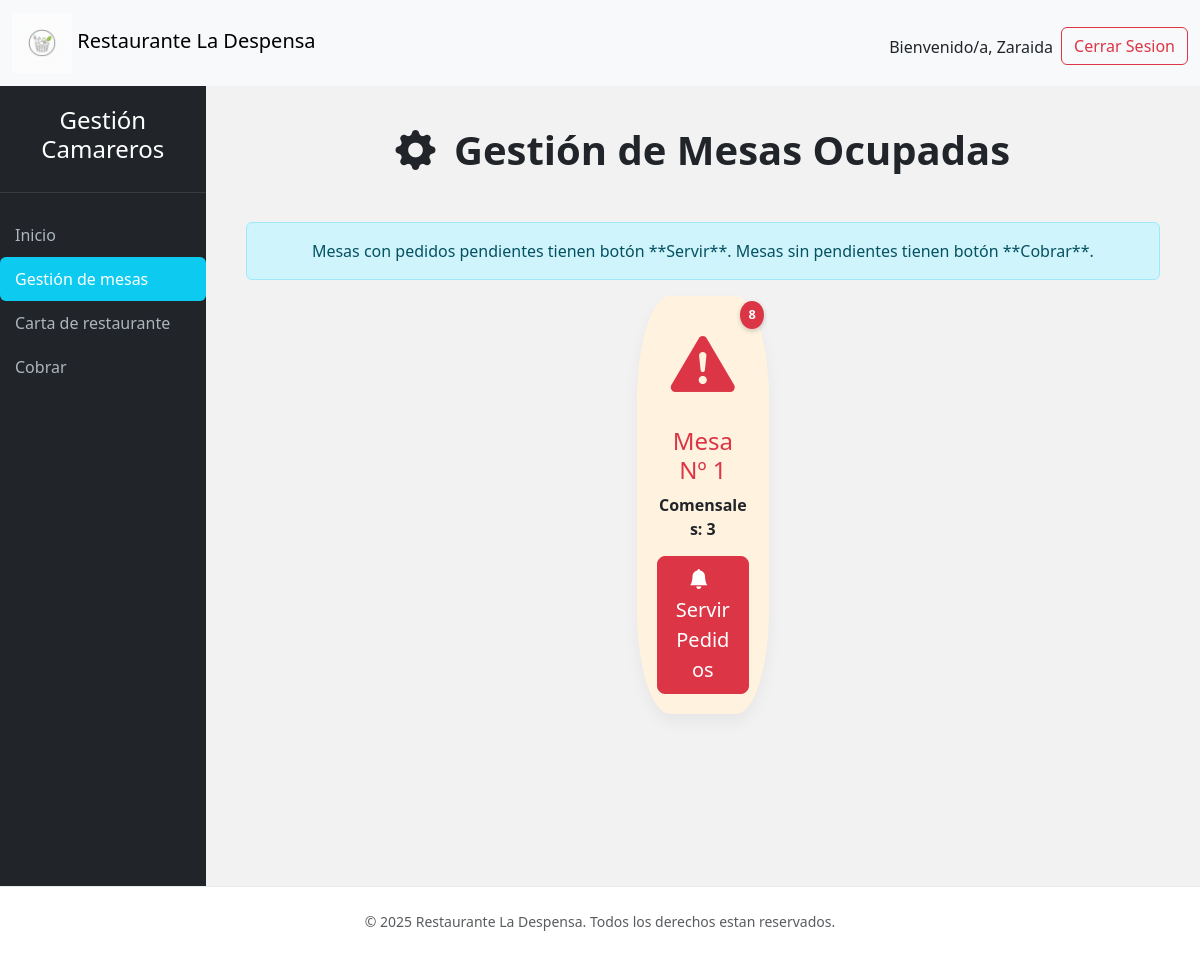
/camareros/gestionarmesas.php (signed in), run on the app's committed database.
### tables this page shows
CREATE TABLE `mesa` (
  `nmesa` int(11) NOT NULL,
  `estado` tinyint(1) NOT NULL
);

CREATE TABLE `reserva` (
  `dni` varchar(9) NOT NULL,
  `nmesa` int(11) NOT NULL,
  `fecha` timestamp NOT NULL DEFAULT current_timestamp() ON UPDATE current_timestamp(),
  `comensales` int(11) NOT NULL
);

### camareros/gestionarmesas.php (the view, shortened to what this page needs)
<?php
include("../conexion.php");
$consultamesa = "SELECT nmesa, estado FROM mesa WHERE estado = 1 ORDER BY nmesa";
$mesas = mysqli_query($conn, $consultamesa);
function get_comensales($conn, $mesa_id) {
    $mesa_id_segura = mysqli_real_escape_string($conn, $mesa_id);
    $query_comensales = "
        SELECT comensales
        FROM reserva
        WHERE nmesa = '$mesa_id_segura'
        ORDER BY fecha DESC
        LIMIT 1
    ";
    $result = mysqli_query($conn, $query_comensales);
    if ($result && $row = mysqli_fetch_assoc($result)) {
        return $row['comensales'];
    }
    return 'N/A';
}
function get_pending_orders_info($conn, $mesa_id) {
    $mesa_id_segura = mysqli_real_escape_string($conn, $mesa_id);
    $query_pedidos = "
        SELECT
            pp.idline,
            p.nombre,
            pp.cant,
            pp.comentario
        FROM
            pedido AS ped
        JOIN
            pedido_producto AS pp ON ped.idped = pp.idped
        JOIN
            producto AS p ON pp.idprod = p.idprod
        WHERE
            ped.nmesa = '$mesa_id_segura'
            AND pp.servido = 0
        ORDER BY pp.idline ASC
    ";
    $result = mysqli_query($conn, $query_pedidos);
    $items = [];
    $count = 0;
    if ($result) {
        $count = mysqli_num_rows($result);
        while ($row = mysqli_fetch_assoc($result)) {
            $items[] = [
                'id' => $row['idline'],
                'name' => $row['nombre'],
                'qty' => $row['cant'],
                'comment' => $row['comentario']
            ];
        }
    }
    return ['count' => $count, 'items' => $items];
}
$all_pending_orders = [];
$all_pending_idlines = [];
if ($mesas && mysqli_num_rows($mesas) > 0) {
    mysqli_data_seek($mesas, 0);
    while ($temp_mesa = mysqli_fetch_assoc($mesas)) {
        $mesa_id = $temp_mesa['nmesa'];
        $pedidos_info = get_pending_orders_info($conn, $mesa_id);
        $all_pending_orders[$mesa_id] = $pedidos_info['items'];
        $idlines_mesa = array_column($pedidos_info['items'], 'id');
        $all_pending_idlines[$mesa_id] = implode(',', $idlines_mesa);
    }
    mysqli_data_seek($mesas, 0);
}
?>
<!doctype html>
<html lang="es">
<head>
    <?php
    include("../head.php");
    ?>
</head>
<body>
    <?php
    include("../nav.php");
    ?>
    <div class="wrapper">
        <?php
        include("navbar.php");
        ?>
        <div id="content">
            <div class="container-fluid card-container">
                <h1 class="text-center mb-5 fw-bold text-dark">
                    <i class="bi bi-gear-fill me-2"></i> Gestión de Mesas Ocupadas
                </h1>
                <div class="alert alert-info text-center" role="alert">
                    Mesas con pedidos pendientes tienen botón **Servir**. Mesas sin pendientes tienen botón **Cobrar**.
                </div>
                <div class="row g-4 justify-content-center">
                    <?php
                    if ($mesas && mysqli_num_rows($mesas) > 0) {
                        mysqli_data_seek($mesas, 0);
                        while ($datosmesas = mysqli_fetch_assoc($mesas)) {
                            $nummesa = $datosmesas['nmesa'];
                            $comensales = get_comensales($conn, $nummesa);
                            $pedidos_pendientes = count($all_pending_orders[$nummesa] ?? []);
                            $clase_estado = '';
                            $icon_mesa = '';
                            $badge_contenido = '';
                            if ($pedidos_pendientes > 0) {
                                $clase_estado = 'mesa-pendiente-servir';
                                $icon_mesa = 'bi-exclamation-triangle-fill';
                                $modal_target = '#modalServir';
                                $texto_btn = 'Servir Pedidos';
                                $btn_clase = 'btn-danger';
                                $badge_contenido = '<span class="pending-badge">' . $pedidos_pendientes . '</span>';
                                $accion_contenido = '
                                    <button class="btn btn-lg ' . $btn_clase . '"
                                        data-bs-toggle="modal"
                                        data-bs-target="' . $modal_target . '"
                                        data-mesa-id="' . $nummesa . '"
                                        data-comensales="' . $comensales . '"
                                        data-idlines="' . ($all_pending_idlines[$nummesa] ?? '') . '">
                                        <i class="bi bi-bell-fill me-2"></i> ' . $texto_btn . '
                                    </button>';
                            }
                    ?>
                            <div class="col-6 col-sm-4 col-md-3 col-lg-2 d-flex justify-content-center">
                                <div class="card <?php echo $clase_estado; ?> position-relative">
                                    <?php echo $badge_contenido; ?>
                                    <i class="bi table-icon <?php echo $icon_mesa; ?>"></i>
                                    <h4 class="card-title mb-2">Mesa Nº <?php echo $nummesa; ?></h4>
                                    <p class="mb-0 fw-bold text-dark">Comensales: <?php echo $comensales; ?></p>
                                    <?php echo $accion_contenido; ?>
                                </div>
                            </div>
                    <?php
                        }
                    } else {
                        echo "<div class='col-12'><div class='alert alert-success text-center' role='alert'>🥳 **¡Genial!** No hay mesas ocupadas.</div></div>";
                    }
                    ?>
                </div>
            </div>
        </div>
    </div>
    <?php
    include("../footer.php");
    ?>
</body>
</html>

### styles.css (style rules this page uses)
body { display: flex; min-height: 100vh; flex-direction: column; background-color: #f8f9fa; background: linear-gradient(rgba(0, 0, 0, 0.05), rgba(0, 0, 0, 0.05)); margin: 0; }
.wrapper { display: flex; flex: 1; }
#content { width: 100%; padding: 20px; min-height: 100vh; transition: all 0.3s; }
.card { border: none; box-shadow: 0 0.5rem 1rem rgba(0, 0, 0, 0.05); margin-bottom: 1.5rem; }

### camareros/gestionarmesas.php (style rules this page uses)
.card-container { padding: 20px; }
.card { width: 100%; max-width: 350; padding: 20px; border-width: 3px; border-radius: 25%; text-align: center; transition: transform 0.3s, box-shadow 0.3s; }
.table-icon { font-size: 4rem; margin-bottom: 15px; }
.card-title { font-size: 1.5rem; margin-bottom: 10px; }
.card button { margin-top: 15px; width: 100%; }
.mesa-pendiente-servir { background-color: #fff3e0; border-color: #dc3545; }
.mesa-pendiente-servir .table-icon, .mesa-pendiente-servir .card-title { color: #dc3545; }
.pending-badge { position: absolute; top: 5px; right: 5px; padding: .35em .65em; border-radius: 50%; font-size: 0.8rem; font-weight: bold; background-color: #dc3545; color: white; box-shadow: 0 2px 5px rgba(0,0,0,0.2); z-index: 10; }

### data on the page
mesa: nmesa "8", nmesa "1", nmesa.comensales "3", nmesa "Servir Pedidos"

### other printed values
$_SESSION['nombre'] "Zaraida"
